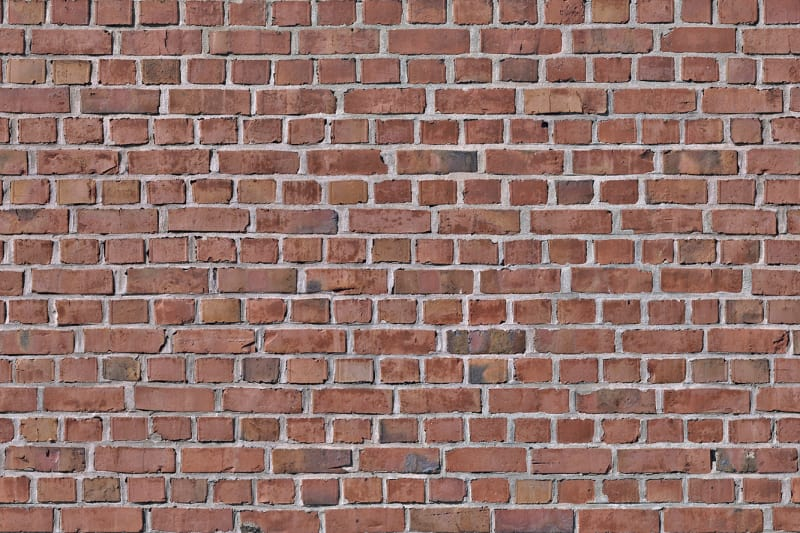
#> input picture src/brickCountingProtocol/images/wall.jpg, 800 x 533 px
$ python test.py
#> lines starting #> are read from the running program, lines starting #| are printed output that depends on the picture; after the words box and inside, x2 and y2 are one past the last pixel; in counts of white or black regions, pixels touching at a corner belong together
import cv2 as cv
import random

img = cv.imread('../images/wall.jpg')
#> img is the input picture: shape (533, 800, 3); mean B, G, R 107.1, 114.4, 147.4
if img is None:
    sys.exit("Could not read the image!")
cv.imshow('Original Image', img)

# To hsv
hsv =cv.cvtColor(img,cv.COLOR_BGR2HSV)
#> hsv: shape (533, 800, 3); mean H, S, V 28.8, 74.2, 147.5
cv.imshow('HSV', hsv)

# Get the Saturation out
S=hsv[:,:,1]
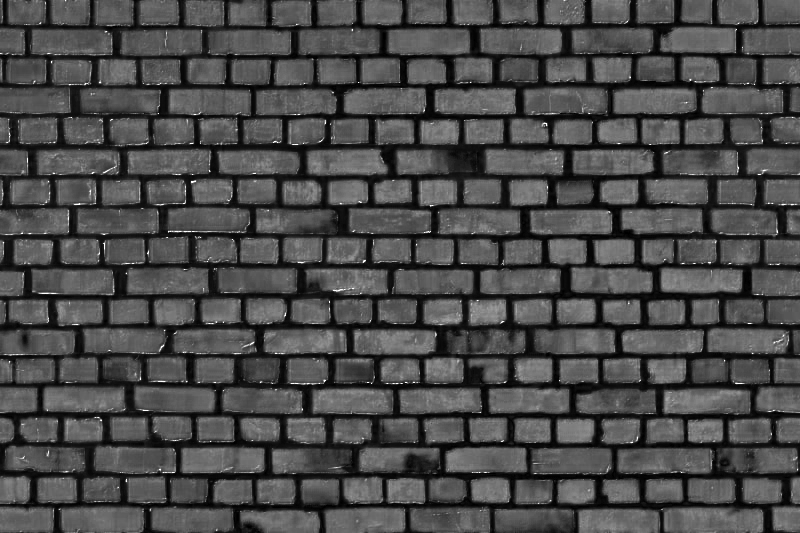
#> S: shape (533, 800); min 0, max 255, mean 74.2

# Threshold it
(ret,img_thresh)=cv.threshold(S,42,255,cv.THRESH_BINARY)
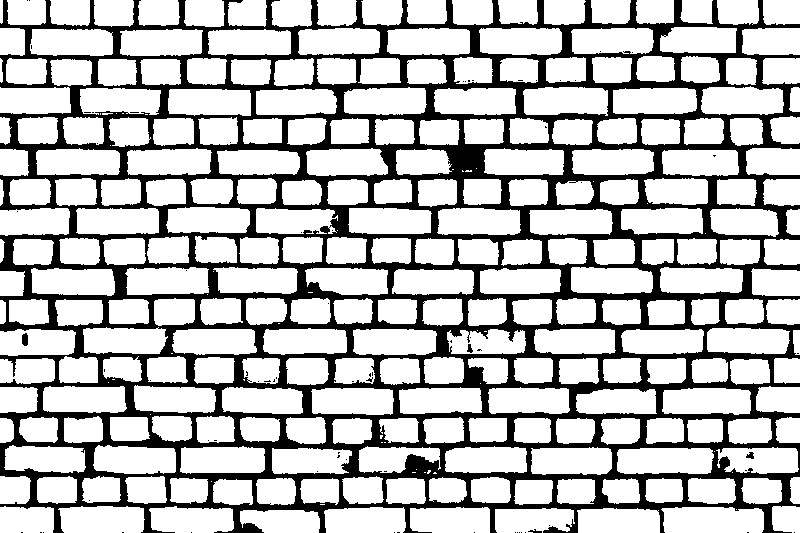
#> img_thresh: shape (533, 800); 73.9% white; 71 black regions (66 under 20 px)
cv.imshow('threshold',img_thresh)

# Find contours
contours, h = cv.findContours(img_thresh, cv.RETR_TREE, cv.CHAIN_APPROX_SIMPLE)
#> contours = 364 contours, 101 with area under 20; largest, box (x1, y1, x2, y2) and area: (661, 507, 764, 533) 2394, (617, 448, 714, 474) 2270, (523, 87, 608, 116) 2098, (662, 388, 751, 415) 2072, (58, 506, 145, 533) 2057; h = 364 rows, first 6: [1, -1, -1, -1], [2, 0, -1, -1], [3, 1, -1, -1], [5, 2, 4, -1], [-1, -1, -1, 3], [6, 3, -1, -1]
# contours = cv.findContours(img_thresh, cv.RETR_EXTERNAL, cv.CHAIN_APPROX_SIMPLE)

#img2 = img.copy()

for c in contours:
    area = cv.contourArea(c)
    # Only if the area is not miniscule (arbitrary)
    if area > 100:
        (x, y, w, h) = cv.boundingRect(c)

        # Uncomment if you want to draw the conours
        cv.drawContours(img, [c], -1, (255, 255, 255), 2)

        # Get random color for each brick
        tpl = tuple([random.randint(0, 255) for _ in range(3)])
        cv.rectangle(img, (x, y), (x + w, y + h), tpl, -1)
#> this loop made 364 passes
#> (area, x, y, w, h, tpl) on passes 1, 3, 4, 6, 7, 8, 9, 10, 11, 12, 15, 16: (1505.5, 240, 510, 80, 23, (197, 215, 20)), (1857, 577, 508, 83, 25, (132, 248, 207)), (1605.5, 495, 508, 80, 25, (155, 244, 183)), (2394, 661, 507, 103, 26, (111, 71, 144)), (1866.5, 410, 507, 80, 26, (71, 48, 128)), (1885.5, 324, 507, 82, 26, (75, 158, 50)), (660, 772, 506, 28, 27, (37, 169, 241)), (1888, 149, 506, 85, 27, (51, 181, 222)), (2057, 58, 506, 87, 27, (161, 104, 244)), (1306, 0, 506, 54, 27, (226, 133, 31)), (834.5, 514, 480, 39, 25, (7, 47, 204)), (843.5, 557, 479, 39, 25, (0, 252, 170))
#> (area, x, y, w, h) on pass 113: (1008.5, 286, 358, 43, 27)
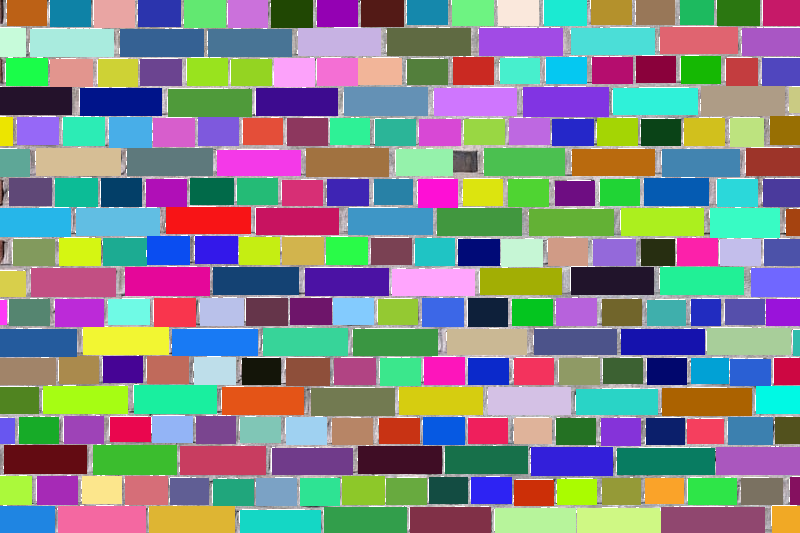
#> img: shape (533, 800, 3); mean B, G, R 136.1, 134.9, 129.9

cv.imshow("bricks", img)
cv.waitKey(0)
